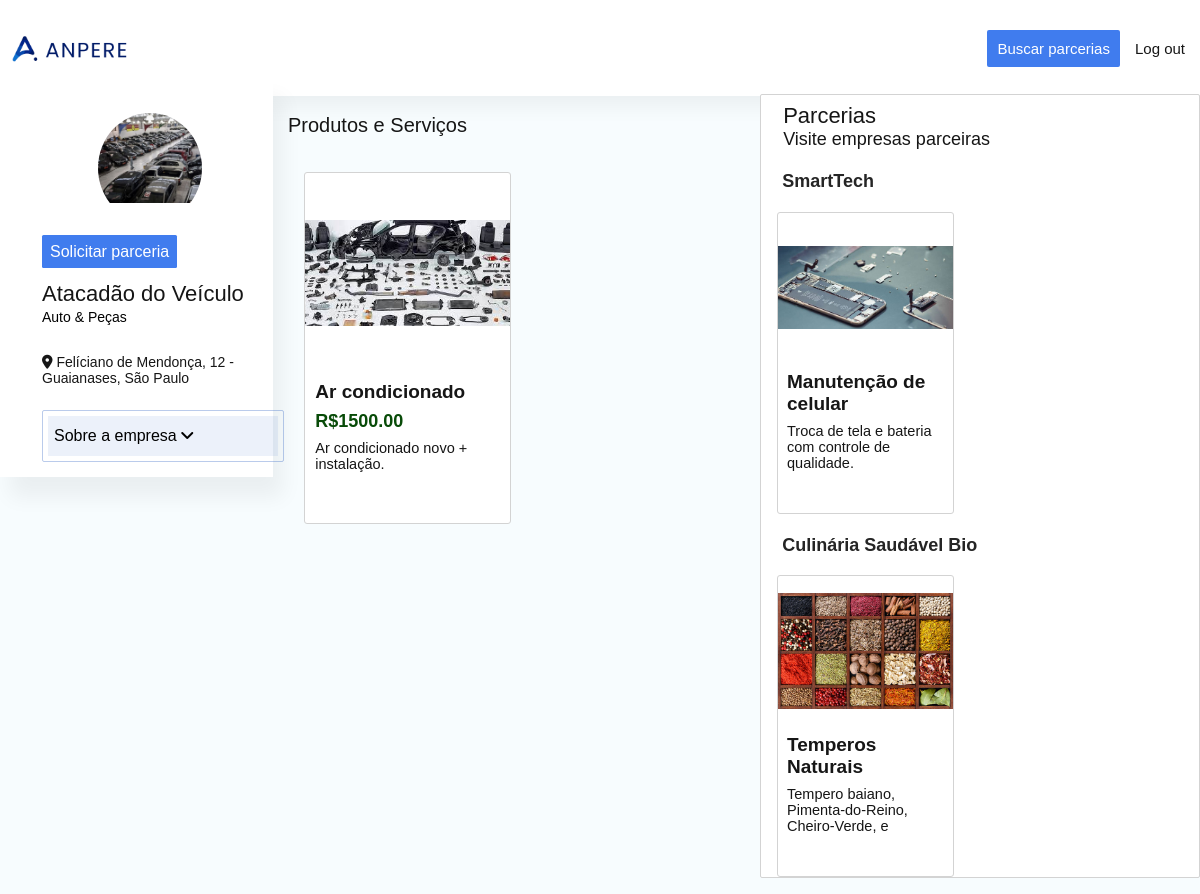
The app's page /Anpere/AreaRestrita-Empresa/perfilEmpresa_empresa.php?id=14 with its own data.
### tables this page shows
CREATE TABLE `tbperfilempresa` (
  `idPerfilEmpresa` int(11) NOT NULL,
  `idEmpresa` int(11) NOT NULL,
  `fotoPerfilEmpresa` varchar(1000) NOT NULL,
  `biografiaPerfilEmpresa` varchar(1000) NOT NULL
);

CREATE TABLE `tbempresa` (
  `idEmpresa` int(11) NOT NULL,
  `nomeEmpresa` varchar(50) NOT NULL DEFAULT '0',
  `emailEmpresa` varchar(150) NOT NULL DEFAULT '0',
  `senhaEmpresa` varchar(50) NOT NULL DEFAULT '0',
  `cnpjEmpresa` varchar(14) NOT NULL DEFAULT '0',
  `logradouroEmpresa` varchar(100) NOT NULL,
  `numEndEmpresa` int(11) NOT NULL,
  `cepEmpresa` varchar(15) NOT NULL,
  `bairroEmpresa` text NOT NULL,
  `cidadeEmpresa` text NOT NULL,
  `estadoEmpresa` text NOT NULL,
  `disponibilidade` tinyint(1) NOT NULL,
  `nivel_acesso` int(1) NOT NULL,
  `idCategoria` int(11) NOT NULL
);

CREATE TABLE `tbcategoria` (
  `idCategoria` int(11) NOT NULL,
  `nomeCategoria` text NOT NULL
);

CREATE TABLE `tbpublicacao` (
  `idPublicacao` int(11) NOT NULL,
  `tituloPublicacao` varchar(500) NOT NULL,
  `fotoProdutoPublicacao` varchar(50) NOT NULL,
  `precoProdutoPublicacao` decimal(6,2) NOT NULL,
  `descricaoPublicacao` varchar(50) NOT NULL,
  `idAvaliacao` int(11) DEFAULT NULL,
  `idEmpresa` int(11) NOT NULL,
  `linkAvaliacao` varchar(1000) NOT NULL
);

CREATE TABLE `tbrecomendacao` (
  `idRecomendacao` int(11) NOT NULL,
  `idEmpresa` int(11) DEFAULT NULL,
  `idEmpresaRecomendada` int(11) DEFAULT NULL
);

### Anpere/classes/PerfilEmpresa.php (called while the page is built, shortened)
<?php
class PerfilEmpresa{
    public function readPerfil($id){
        $conn = Connection::GET_PDO();
        $querySelect = "SELECT * FROM tbperfilempresa WHERE idEmpresa = '$id'";
        $resultado = $conn->query($querySelect);
        $imagem = $resultado->fetch(PDO::FETCH_BOTH);
        return $imagem;
    }
}
?>

### Anpere/classes/Empresa.php (called while the page is built, shortened)
<?php
class Empresa{
    public function readEmpresas($id){
        $conn = Connection::GET_PDO();
        $querySelect = "SELECT * FROM tbempresa WHERE idEmpresa = '$id'";
        $resultado = $conn->query($querySelect);
        $empresas = $resultado->fetch(PDO::FETCH_BOTH);
        return $empresas;
    }
}
?>

### Anpere/classes/Categoria.php (called while the page is built, shortened)
<?php
class Categoria
{
    public function listarCategoriaEsp($id)
    {
        $pdo = Connection::GET_PDO();
        $querySelect = "SELECT * FROM tbcategoria WHERE idCategoria = '$id'";
        $resultado = $pdo->query($querySelect);
        $lista = $resultado->fetch(PDO::FETCH_BOTH);
        return $lista;
    }
}

### Anpere/classes/Publicacao.php (called while the page is built, shortened)
<?php
class Publicacao{
public function readPublicacao($idEmpresa){
    $conn = Connection::GET_PDO();
    $querySelect = "SELECT * FROM tbpublicacao WHERE idEmpresa = '$idEmpresa'";
    $resultado = $conn->query($querySelect);
    $retorno = $resultado->fetchAll();
    return $retorno;
}
public function readPublicacao2($idEmpresa){
    $conn = Connection::GET_PDO();
    $querySelect = "SELECT * FROM tbpublicacao WHERE idEmpresa = '$idEmpresa' LIMIT 2";
    $resultado = $conn->query($querySelect);
    $retorno = $resultado->fetchAll();
    return $retorno;
}
}

### Anpere/classes/Recomendacao.php (called while the page is built, shortened)
<?php
class Recomendacao{
    public function allRec($id){
        $conn = Connection::GET_PDO();
        $querySelect_one = ("SELECT * FROM tbrecomendacao WHERE idEmpresa = '$id'");
        $return1 = $conn->query($querySelect_one);
        $return_one = $return1->fetchAll();
        return $return_one;
    }
}
?>

### Anpere/AreaRestrita-Empresa/perfilEmpresa_empresa.php (the view, shortened to what this page needs)
<?php
$id = $_GET['id'];
$empresa = new Empresa();
$data_empresa = $empresa->readEmpresas($id);
$categoria = new Categoria();
$data_categoria = $categoria->listarCategoriaEsp($data_empresa['idCategoria']);
$perfilempresa = new PerfilEmpresa();
$data_perfil = $perfilempresa->readPerfil($id);
$publicacao = new Publicacao();
$data_publicacao = $publicacao->readPublicacao($id);
$recomendacao = new Recomendacao();
$data_recomendacao = $recomendacao->allRec($id);
?>
<!DOCTYPE html>
<html lang="pt-br">
<head>
    <link rel="stylesheet" href="https://cdnjs.cloudflare.com/ajax/libs/font-awesome/6.0.0-beta2/css/all.min.css" />
    <link rel="stylesheet" href="../resources/css/perfil.css" media="screen">
</head>
<body>
    <div class="container">
        <header>
            <div class="logo">
                <img src="../resources/images/LogoComNome.png" alt="Logo Anpere">
            </div>
            <div class="itens">
                <ul>
                    <li><a class="item-1" href="indexAreaRestrita.php">Buscar parcerias</a></li>
                    <li><a class="item-3" href="../Session/destruirSessao.php?pagina=index.php">Log out</a></li>
                </ul>
            </div>
        </header>
    </div>
    <div class="container-two">
        <div class="main-ctwo">
            <div class="texts">
                <div class="img">
                    <img <?php echo "src='../resources/images/upload/perfilEmpresa/" . $data_perfil['fotoPerfilEmpresa'] . "'"; ?> alt="Habbib's estabelecimento" class="img-perfil">
                </div>
                <div class="texts-one">
                    <a class="item-1" onclick="adicionar()">Solicitar parceria</a>
                    <h3><?php echo $data_empresa['nomeEmpresa'] ?></h3>
                    <p><?php echo $data_categoria['nomeCategoria'] ?></p>
                </div>
                <div class="texts-two">
                    <p><i class="fas fa-map-marker-alt"></i> <?php echo $data_empresa['logradouroEmpresa'] . ", " . $data_empresa['numEndEmpresa'] . " - " . $data_empresa['bairroEmpresa'] . ", " . $data_empresa['estadoEmpresa'] ?></p>
                </div>
                <div class="div-about">
                    <button onclick="esconder_mostrar()">Sobre a empresa
                        <i class="fas fa-angle-down"></i></button>
                </div>
            </div>
            <div class="vitrines">
<div class="vitrine_um">
    <div class="titulo-e-butao">
        <h3>Produtos e Serviços</h3>
    </div>
    <?php if (empty($data_publicacao)) { ?>
        <div class="text_vitrine_um">
            <h3>Esta é a vitrine da empresa, ela divulgará seus serviços/produtos aqui.</h3>
            <p>Parece que ela ainda não publicou nada...</p>
        </div>
    <?php } else { ?>
        <div class="container_cards">
            <?php foreach ($data_publicacao as $data) { ?>
                <a href="">
                    <div class="card">
                        <div class="img">
                            <img src="../resources/images/upload/publicacao/<?php echo $data['fotoProdutoPublicacao']; ?>" alt="">
                        </div>
                        <div class="text">
                            <h3><?php echo $data['tituloPublicacao'] ?></h3>
                            <p class="preco">R$<?php echo $data['precoProdutoPublicacao'] ?></p>
                            <p class="desc"><?php echo $data['descricaoPublicacao'] ?></p>
                        </div>
                    </div>
                </a>
        <?php }
        } ?>
        </div>
</div>
<div class="vitrine_dois">
    <h3 class="title">Parcerias</h3>
    <p class="subtitle">Visite empresas parceiras</p>
    <?php
    if (empty($data_recomendacao)) { ?>
        <div class="text_vitrine_dois">
            <h3>Esta área é destinada a divulgação de empresas parceiras.</h3>
            <p>Forme uma parceria! Isso será benéfico para ambas empresas!</p>
        </div>
    <?php } else { ?>
        <?php
        foreach ($data_recomendacao as $data) {
            $data_empresa = $empresa->readEmpresas($data['idEmpresaRecomendada']);
            $data_publicacao = $publicacao->readPublicacao2($data_empresa['idEmpresa']); ?>
            <div class="container_cards">
                <h3 class="title"><?php echo $data_empresa['nomeEmpresa'] ?></h3>
                <?php if (empty($data_publicacao)) {
                } else {
                    foreach ($data_publicacao as $data) { ?>
                        <a href="">
                            <div class="card">
                                <div class="img">
                                    <img src="../resources/images/upload/publicacao/<?php echo $data['fotoProdutoPublicacao']; ?>" alt="">
                                </div>
                                <div class="text">
                                    <h3><?php echo $data['tituloPublicacao'] ?></h3>
                                    <p class="desc"><?php echo $data['descricaoPublicacao'] ?></p>
                                </div>
                            </div>
                        </a>
                <?php }
                } ?>
            </div>
    <?php }
    } ?>
</div>
</div>
</div>
</div>
</body>
</html>

### records on screen
tbperfilempresa: fotoPerfilEmpresa (picture)
tbempresa: nomeEmpresa "Atacadão do Veículo", logradouroEmpresa "Felíciano de Mendonça", numEndEmpresa "12", bairroEmpresa "Guaianases", estadoEmpresa "São Paulo"
tbcategoria: nomeCategoria "Auto & Peças"
tbpublicacao: fotoProdutoPublicacao (picture), tituloPublicacao "Ar condicionado", precoProdutoPublicacao "1500.00", descricaoPublicacao "Ar condicionado novo + instalação."
tbrecomendacao: tbempresa.nomeEmpresa "SmartTech"
tbpublicacao: fotoProdutoPublicacao (picture), tituloPublicacao "Manutenção de celular", descricaoPublicacao "Troca de tela e bateria com controle de qualidade."
tbrecomendacao: tbempresa.nomeEmpresa "Culinária Saudável Bio"
tbpublicacao: fotoProdutoPublicacao (picture), tituloPublicacao "Temperos Naturais", descricaoPublicacao "Tempero baiano, Pimenta-do-Reino, Cheiro-Verde, e"
